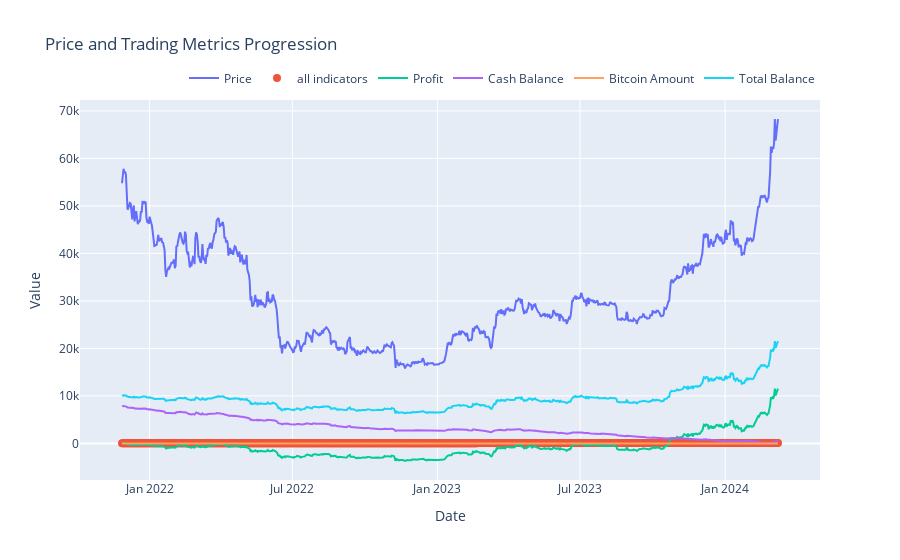

Notebook code for this chart:
### Markdown cell above
### Plot

### Code cell
plot("all indicators", prices, indicator_values, profits, cash, bitcoin, total, Dates[start_idx:])

### Figure 1 — Plotly figure (JSON) as saved in the notebook; plotly's stock layout.template omitted (floating-point values rounded to 4 significant figures; data arrays with more than 128 entries replaced by an {"elided": "..."} marker saying what was removed)
{"data": [{"mode": "lines", "name": "Price", "type": "scatter", "x": {"elided": "833 str values"}, "y": {"elided": "833 float values"}}, {"marker": {"size": 8}, "mode": "markers", "name": "all indicators", "type": "scatter", "x": {"elided": "833 str values"}, "y": {"elided": "833 float values"}}, {"mode": "lines", "name": "Profit", "type": "scatter", "x": {"elided": "833 str values"}, "y": {"elided": "833 float values"}}, {"mode": "lines", "name": "Cash Balance", "type": "scatter", "x": {"elided": "833 str values"}, "y": {"elided": "833 float values"}}, {"mode": "lines", "name": "Bitcoin Amount", "type": "scatter", "x": {"elided": "833 str values"}, "y": {"elided": "833 float values"}}, {"mode": "lines", "name": "Total Balance", "type": "scatter", "x": {"elided": "833 str values"}, "y": {"elided": "833 float values"}}], "layout": {"hovermode": "x unified", "legend": {"orientation": "h", "x": 1, "xanchor": "right", "y": 1.02, "yanchor": "bottom"}, "title": {"text": "Price and Trading Metrics Progression"}, "xaxis": {"title": {"text": "Date"}}, "yaxis": {"title": {"text": "Value"}}}}
